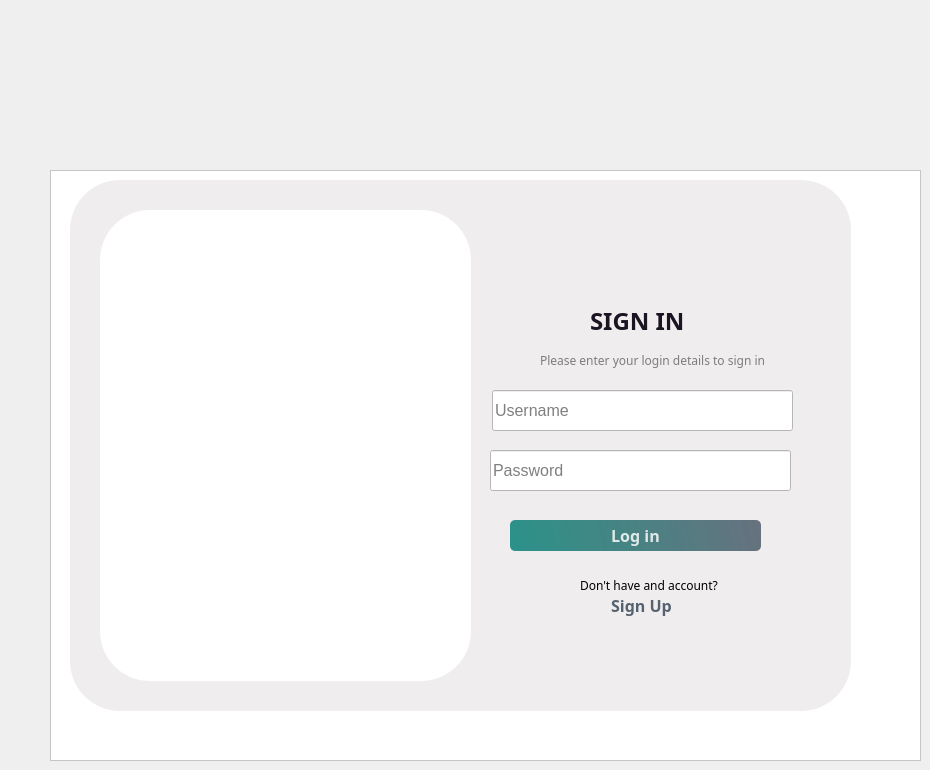
    <widget class="QWidget" name="loginpage">
     <widget class="QFrame" name="frame">
      <property name="geometry">
       <rect>
        <x>50</x>
        <y>170</y>
        <width>871</width>
        <height>591</height>
       </rect>
      </property>
      <property name="autoFillBackground">
       <bool>false</bool>
      </property>
      <property name="styleSheet">
       <string notr="true">background-color: rgb(255, 255, 255);</string>
      </property>
      <property name="frameShape">
       <enum>QFrame::Shape::StyledPanel</enum>
      </property>
      <property name="frameShadow">
       <enum>QFrame::Shadow::Raised</enum>
      </property>
      <widget class="QLabel" name="label">
       <property name="geometry">
        <rect>
         <x>540</x>
         <y>130</y>
         <width>141</width>
         <height>41</height>
        </rect>
       </property>
       <property name="font">
        <font>
         <family>Sitka Banner</family>
         <pointsize>18</pointsize>
         <bold>true</bold>
        </font>
       </property>
       <property name="styleSheet">
        <string notr="true">
background-color: #F0EDEE;
color: #1A1423;
</string>
       </property>
       <property name="text">
        <string>SIGN IN</string>
       </property>
      </widget>
      <widget class="QLabel" name="label_2">
       <property name="geometry">
        <rect>
         <x>490</x>
         <y>180</y>
         <width>231</width>
         <height>20</height>
        </rect>
       </property>
       <property name="font">
        <font>
         <family>Sitka Banner</family>
         <pointsize>9</pointsize>
        </font>
       </property>
       <property name="styleSheet">
        <string notr="true">color:rgb(124, 124, 124);
background-color: #F0EDEE;</string>
       </property>
       <property name="text">
        <string>Please enter your login details to sign in</string>
       </property>
      </widget>
      <widget class="QLineEdit" name="username">
       <property name="geometry">
        <rect>
         <x>442</x>
         <y>220</y>
         <width>301</width>
         <height>41</height>
        </rect>
       </property>
       <property name="font">
        <font>
         <pointsize>12</pointsize>
        </font>
       </property>
       <property name="styleSheet">
        <string notr="true">username-&gt;setStyleSheet(
    &quot;QLineEdit {&quot;
    &quot;    border: none;&quot;
    &quot;    border-bottom: 2px solid rgba(46, 82, 101, 200);&quot;
    &quot;    color: rgba(0, 0, 0, 240);&quot;
    &quot;    padding-bottom: 7px;&quot;
    &quot;    border-radius: 5px;&quot;
    &quot;    font-size: 16px;&quot; /* Adjust font size for input text */
    &quot;}&quot;
    &quot;QLineEdit:focus {&quot;
    &quot;    outline: none;&quot;
    &quot;    border-bottom: 2px solid rgba(0, 120, 215, 240);&quot; /* Change color on focus */
    &quot;}&quot;
    &quot;QLineEdit::placeholder {&quot;
    &quot;    color: rgba(100, 100, 100, 200);&quot;
    &quot;    font-size: 12px;&quot; /* Placeholder font size */
    &quot;}&quot;
);
</string>
       </property>
       <property name="text">
        <string/>
       </property>
       <property name="placeholderText">
        <string>Username</string>
       </property>
      </widget>
      <widget class="QLineEdit" name="password">
       <property name="geometry">
        <rect>
         <x>440</x>
         <y>280</y>
         <width>301</width>
         <height>41</height>
        </rect>
       </property>
       <property name="font">
        <font>
         <pointsize>12</pointsize>
        </font>
       </property>
       <property name="styleSheet">
        <string notr="true">password-&gt;setStyleSheet(
    &quot;QLineEdit {&quot;
    &quot;    border: none;&quot;
    &quot;    border-bottom: 2px solid rgba(46, 82, 101, 200);&quot;
    &quot;    color: rgba(0, 0, 0, 240);&quot;
    &quot;    padding-bottom: 7px;&quot;
    &quot;    border-radius: 5px;&quot;
    &quot;    font-size: 16px;&quot; /* Adjust font size for input text */
    &quot;}&quot;
    &quot;QLineEdit:focus {&quot;
    &quot;    outline: none;&quot;
    &quot;    border-bottom: 2px solid rgba(0, 120, 215, 240);&quot; /* Change color on focus */
    &quot;}&quot;
    &quot;QLineEdit::placeholder {&quot;
    &quot;    color: rgba(100, 100, 100, 200);&quot;
    &quot;    font-size: 12px;&quot; /* Placeholder font size */
    &quot;}&quot;
);
</string>
       </property>
       <property name="text">
        <string/>
       </property>
       <property name="echoMode">
        <enum>QLineEdit::EchoMode::Password</enum>
       </property>
       <property name="placeholderText">
        <string>Password</string>
       </property>
      </widget>
      <widget class="QPushButton" name="login">
       <property name="geometry">
        <rect>
         <x>460</x>
         <y>350</y>
         <width>251</width>
         <height>31</height>
        </rect>
       </property>
       <property name="font">
        <font>
         <family>Sitka Banner</family>
         <pointsize>12</pointsize>
         <bold>true</bold>
        </font>
       </property>
       <property name="styleSheet">
        <string notr="true">

QPushButton#login{
        background-color: qlineargradient(spread:pad, x1:0, y1:0.505682, x2:1, y2:0.477, stop:0 rgba(11, 131, 120, 219), stop:1 rgba(85, 98, 112, 226));
        color:rgba(255, 255, 255, 210);
        border-radius:5px;
}

QPushButton#login:hover{
        background-color: qlineargradient(spread:pad, x1:0, y1:0.505682, x2:1, y2:0.477, stop:0 rgba(150, 123, 111, 219), stop:1 rgba(85, 81, 84, 226));
}

QPushButton#login:pressed{
        padding-left:5px;
        padding-top:5px;
        background-color:rgba(150, 123, 111, 255);
}
</string>
       </property>
       <property name="text">
        <string>Log in</string>
       </property>
      </widget>
      <widget class="QLabel" name="label_3">
       <property name="geometry">
        <rect>
         <x>530</x>
         <y>400</y>
         <width>141</width>
         <height>31</height>
        </rect>
       </property>
       <property name="font">
        <font>
         <family>Sitka Banner</family>
        </font>
       </property>
       <property name="styleSheet">
        <string notr="true">
background-color: #F0EDEE;</string>
       </property>
       <property name="text">
        <string>Don't have and account?</string>
       </property>
      </widget>
      <widget class="QLabel" name="label_5">
       <property name="geometry">
        <rect>
         <x>20</x>
         <y>10</y>
         <width>781</width>
         <height>531</height>
        </rect>
       </property>
       <property name="styleSheet">
        <string notr="true">
background-color: #F0EDEE;
border-radius:50px;</string>
       </property>
       <property name="text">
        <string/>
       </property>
       <property name="scaledContents">
        <bool>true</bool>
       </property>
      </widget>
      <widget class="QPushButton" name="signup">
       <property name="geometry">
        <rect>
         <x>550</x>
         <y>420</y>
         <width>83</width>
         <height>31</height>
        </rect>
       </property>
       <property name="font">
        <font>
         <family>Sitka Banner</family>
         <pointsize>12</pointsize>
         <bold>true</bold>
        </font>
       </property>
       <property name="styleSheet">
        <string notr="true">

QPushButton#signup{
        background-color: #F0EDEE;
        color:rgba(85, 98, 112, 255);
        border-radius:5px;
}</string>
       </property>
       <property name="text">
        <string>Sign Up</string>
       </property>
      </widget>
      <widget class="QLabel" name="label_71">
       <property name="geometry">
        <rect>
         <x>50</x>
         <y>40</y>
         <width>371</width>
         <height>471</height>
        </rect>
       </property>
       <property name="styleSheet">
        <string notr="true">border-image: url(:/images/png);
border-radius:50px;</string>
       </property>
       <property name="text">
        <string/>
       </property>
       <property name="scaledContents">
        <bool>true</bool>
       </property>
      </widget>
      <zorder>label_5</zorder>
      <zorder>label</zorder>
      <zorder>label_2</zorder>
      <zorder>username</zorder>
      <zorder>password</zorder>
      <zorder>login</zorder>
      <zorder>label_3</zorder>
      <zorder>signup</zorder>
      <zorder>label_71</zorder>
     </widget>
    </widget>
